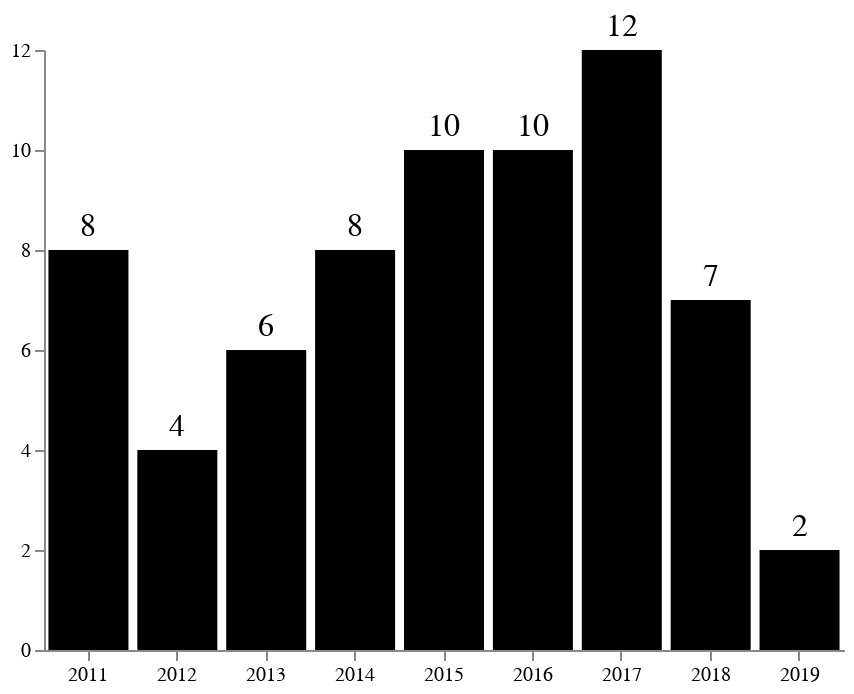

The notebook cell this image was saved under:
### Markdown cell above
### The pace of sales

### Code cell
bars = alt.Chart(pwest).mark_bar(color="black").encode(
    x=alt.X(
        "date:O",
        title="Year",
        timeUnit="year",
        axis=alt.Axis(labelAngle=0, title="")
    ),
    y=alt.Y(
        "count()",
        title="Sales",
        axis=alt.Axis(title="", grid=False)
    )
)

text = bars.mark_text(
    align='center',
    baseline='middle',
    dy=-12,
    size=16
).encode(text='count()')

(bars + text).configure_view(
    strokeOpacity=0
)

### Figure 1 — Vega-Lite specification as saved in the notebook (floating-point values rounded to 4 significant figures)
{"$schema": "https://vega.github.io/schema/vega-lite/v2.6.0.json", "config": {"view": {"height": 300, "strokeOpacity": 0, "width": 400}}, "datasets": {"data-e56a9acc58a2b00697d132fed11bcccc": [{"bathrooms": 2, "bedrooms": 2, "building_id": 28, "created": "2019-03-23 23:45:59.188448", "date": "2019-03-04T00:00:00", "name": "Promenade West", "price": 550000, "region": "Bunker Hill", "square_feet": 1327, "unit": "404", "updated": "2019-03-23 23:45:59.247948", "url": "https://www.dlxco.com/the-promenade-west-lofts-condos-for-sale-lease-downtown-losangeles?mlsno=19-423544"}, {"bathrooms": 2, "bedrooms": 2, "building_id": 28, "created": "2019-03-23 23:45:59.188448", "date": "2019-01-04T00:00:00", "name": "Promenade West", "price": 580000, "region": "Bunker Hill", "square_feet": 1327, "unit": "402", "updated": "2019-03-23 23:45:59.247948", "url": "https://www.dlxco.com/the-promenade-west-lofts-condos-for-sale-lease-downtown-losangeles?mlsno=18-385366"}, {"bathrooms": 2, "bedrooms": 2, "building_id": 28, "created": "2019-03-23 23:45:59.188448", "date": "2018-12-06T00:00:00", "name": "Promenade West", "price": 587000, "region": "Bunker Hill", "square_feet": 1327, "unit": "416", "updated": "2019-03-23 23:45:59.247948", "url": "https://www.dlxco.com/the-promenade-west-lofts-condos-for-sale-lease-downtown-losangeles?mlsno=18-384598"}, {"bathrooms": 2, "bedrooms": 2, "building_id": 28, "created": "2019-03-23 23:45:59.188448", "date": "2018-11-26T00:00:00", "name": "Promenade West", "price": 580000, "region": "Bunker Hill", "square_feet": 1348, "unit": "412", "updated": "2019-03-23 23:45:59.247948", "url": "https://www.dlxco.com/the-promenade-west-lofts-condos-for-sale-lease-downtown-losangeles?mlsno=18-391560"}, {"bathrooms": 2, "bedrooms": 2, "building_id": 28, "created": "2019-03-23 23:45:59.188448", "date": "2018-07-03T00:00:00", "name": "Promenade West", "price": 620000, "region": "Bunker Hill", "square_feet": 1323, "unit": "308", "updated": "2019-03-23 23:45:59.247948", "url": "https://www.dlxco.com/the-promenade-west-lofts-condos-for-sale-lease-downtown-losangeles?mlsno=318001482IT"}, {"bathrooms": 2, "bedrooms": 2, "building_id": 28, "created": "2019-03-23 23:45:59.188448", "date": "2018-06-12T00:00:00", "name": "Promenade West", "price": 600000, "region": "Bunker Hill", "square_feet": 1323, "unit": "527", "updated": "2019-03-23 23:45:59.247948", "url": "https://www.dlxco.com/the-promenade-west-lofts-condos-for-sale-lease-downtown-losangeles?mlsno=18-334730"}, {"bathrooms": 2, "bedrooms": 2, "building_id": 28, "created": "2019-03-23 23:45:59.188448", "date": "2018-04-11T00:00:00", "name": "Promenade West", "price": 598000, "region": "Bunker Hill", "square_feet": 1348, "unit": "706", "updated": "2019-03-23 23:45:59.247948", "url": "https://www.dlxco.com/the-promenade-west-lofts-condos-for-sale-lease-downtown-losangeles?mlsno=SR18004194CN"}, {"bathrooms": 2, "bedrooms": 2, "building_id": 28, "created": "2019-03-23 23:45:59.188448", "date": "2018-02-01T00:00:00", "name": "Promenade West", "price": 590000, "region": "Bunker Hill", "square_feet": 1323, "unit": "409", "updated": "2019-03-23 23:45:59.247948", "url": "https://www.dlxco.com/the-promenade-west-lofts-condos-for-sale-lease-downtown-losangeles?mlsno=18-302636"}, {"bathrooms": 3, "bedrooms": 2, "building_id": 28, "created": "2019-03-23 23:45:59.188448", "date": "2018-01-24T00:00:00", "name": "Promenade West", "price": 615000, "region": "Bunker Hill", "square_feet": 1509, "unit": "315", "updated": "2019-03-23 23:45:59.247948", "url": "https://www.dlxco.com/the-promenade-west-lofts-condos-for-sale-lease-downtown-losangeles?mlsno=17-280756"}, {"bathrooms": 1, "bedrooms": 1, "building_id": 28, "created": "2019-03-23 23:45:59.188448", "date": "2017-12-13T00:00:00", "name": "Promenade West", "price": 455000, "region": "Bunker Hill", "square_feet": 1006, "unit": "804", "updated": "2019-03-23 23:45:59.247948", "url": "https://www.dlxco.com/the-promenade-west-lofts-condos-for-sale-lease-downtown-losangeles?mlsno=17-276468"}, {"bathrooms": 2, "bedrooms": 1, "building_id": 28, "created": "2019-03-23 23:45:59.188448", "date": "2017-12-08T00:00:00", "name": "Promenade West", "price": 450000, "region": "Bunker Hill", "square_feet": 1006, "unit": "803", "updated": "2019-03-23 23:45:59.247948", "url": "https://www.dlxco.com/the-promenade-west-lofts-condos-for-sale-lease-downtown-losangeles?mlsno=RS17251377MR"}, {"bathrooms": 2, "bedrooms": 2, "building_id": 28, "created": "2019-03-23 23:45:59.188448", "date": "2017-08-31T00:00:00", "name": "Promenade West", "price": 555000, "region": "Bunker Hill", "square_feet": 1232, "unit": "511", "updated": "2019-03-23 23:45:59.247948", "url": "https://www.dlxco.com/the-promenade-west-lofts-condos-for-sale-lease-downtown-losangeles?mlsno=SR17142069CN"}, {"bathrooms": 2, "bedrooms": 2, "building_id": 28, "created": "2019-03-23 23:45:59.188448", "date": "2017-08-22T00:00:00", "name": "Promenade West", "price": 573000, "region": "Bunker Hill", "square_feet": 1217, "unit": "305", "updated": "2019-03-23 23:45:59.247948", "url": "https://www.dlxco.com/the-promenade-west-lofts-condos-for-sale-lease-downtown-losangeles?mlsno=17-241720"}, {"bathrooms": 3, "bedrooms": 2, "building_id": 28, "created": "2019-03-23 23:45:59.188448", "date": "2017-07-31T00:00:00", "name": "Promenade West", "price": 580000, "region": "Bunker Hill", "square_feet": 1500, "unit": "316", "updated": "2019-03-23 23:45:59.247948", "url": "https://www.dlxco.com/the-promenade-west-lofts-condos-for-sale-lease-downtown-losangeles?mlsno=17-206676"}, {"bathrooms": 1, "bedrooms": 1, "building_id": 28, "created": "2019-03-23 23:45:59.188448", "date": "2017-07-24T00:00:00", "name": "Promenade West", "price": 462000, "region": "Bunker Hill", "square_feet": 992, "unit": "712", "updated": "2019-03-23 23:45:59.247948", "url": "https://www.dlxco.com/the-promenade-west-lofts-condos-for-sale-lease-downtown-losangeles?mlsno=17-233274"}, {"bathrooms": 2, "bedrooms": 3, "building_id": 28, "created": "2019-03-23 23:45:59.188448", "date": "2017-07-19T00:00:00", "name": "Promenade West", "price": 612000, "region": "Bunker Hill", "square_feet": 1628, "unit": "705", "updated": "2019-03-23 23:45:59.247948", "url": "https://www.dlxco.com/the-promenade-west-lofts-condos-for-sale-lease-downtown-losangeles?mlsno=17-229802"}, {"bathrooms": 2, "bedrooms": 2, "building_id": 28, "created": "2019-03-23 23:45:59.188448", "date": "2017-07-06T00:00:00", "name": "Promenade West", "price": 570000, "region": "Bunker Hill", "square_feet": 1217, "unit": "309", "updated": "2019-03-23 23:45:59.247948", "url": "https://www.dlxco.com/the-promenade-west-lofts-condos-for-sale-lease-downtown-losangeles?mlsno=17-215688"}, {"bathrooms": 2, "bedrooms": 2, "building_id": 28, "created": "2019-03-23 23:45:59.188448", "date": "2017-06-26T00:00:00", "name": "Promenade West", "price": 527500, "region": "Bunker Hill", "square_feet": 1348, "unit": "621", "updated": "2019-03-23 23:45:59.247948", "url": "https://www.dlxco.com/the-promenade-west-lofts-condos-for-sale-lease-downtown-losangeles?mlsno=SB17104895MR"}, {"bathrooms": 3, "bedrooms": 2, "building_id": 28, "created": "2019-03-23 23:45:59.188448", "date": "2017-05-12T00:00:00", "name": "Promenade West", "price": 605000, "region": "Bunker Hill", "square_feet": 1512, "unit": "206", "updated": "2019-03-23 23:45:59.247948", "url": "https://www.dlxco.com/the-promenade-west-lofts-condos-for-sale-lease-downtown-losangeles?mlsno=17-211192"}, {"bathrooms": 2, "bedrooms": 3, "building_id": 28, "created": "2019-03-23 23:45:59.188448", "date": "2017-03-27T00:00:00", "name": "Promenade West", "price": 550000, "region": "Bunker Hill", "square_feet": 1707, "unit": "520", "updated": "2019-03-23 23:45:59.247948", "url": "https://www.dlxco.com/the-promenade-west-lofts-condos-for-sale-lease-downtown-losangeles?mlsno=16-166900"}, {"bathrooms": 2, "bedrooms": 2, "building_id": 28, "created": "2019-03-23 23:45:59.188448", "date": "2017-01-03T00:00:00", "name": "Promenade West", "price": 570000, "region": "Bunker Hill", "square_feet": 1323, "unit": "619", "updated": "2019-03-23 23:45:59.247948", "url": "https://www.dlxco.com/the-promenade-west-lofts-condos-for-sale-lease-downtown-losangeles?mlsno=16-176362"}, {"bathrooms": 2, "bedrooms": 2, "building_id": 28, "created": "2019-03-23 23:45:59.188448", "date": "2016-11-18T00:00:00", "name": "Promenade West", "price": 545000, "region": "Bunker Hill", "square_feet": 1253, "unit": "501", "updated": "2019-03-23 23:45:59.247948", "url": "https://www.dlxco.com/the-promenade-west-lofts-condos-for-sale-lease-downtown-losangeles?mlsno=16-149712"}, {"bathrooms": 2, "bedrooms": 2, "building_id": 28, "created": "2019-03-23 23:45:59.188448", "date": "2016-11-14T00:00:00", "name": "Promenade West", "price": 615000, "region": "Bunker Hill", "square_feet": 1396, "unit": "808", "updated": "2019-03-23 23:45:59.247948", "url": "https://www.dlxco.com/the-promenade-west-lofts-condos-for-sale-lease-downtown-losangeles?mlsno=16-138782"}, {"bathrooms": 1, "bedrooms": 1, "building_id": 28, "created": "2019-03-23 23:45:59.188448", "date": "2016-10-11T00:00:00", "name": "Promenade West", "price": 466000, "region": "Bunker Hill", "square_feet": 1006, "unit": "806", "updated": "2019-03-23 23:45:59.247948", "url": "https://www.dlxco.com/the-promenade-west-lofts-condos-for-sale-lease-downtown-losangeles?mlsno=16-122734"}, {"bathrooms": 2, "bedrooms": 2, "building_id": 28, "created": "2019-03-23 23:45:59.188448", "date": "2016-09-17T00:00:00", "name": "Promenade West", "price": 575000, "region": "Bunker Hill", "square_feet": 1327, "unit": "415", "updated": "2019-03-23 23:45:59.247948", "url": "https://www.dlxco.com/the-promenade-west-lofts-condos-for-sale-lease-downtown-losangeles?mlsno=16-142232"}, {"bathrooms": 1, "bedrooms": 1, "building_id": 28, "created": "2019-03-23 23:45:59.188448", "date": "2016-08-05T00:00:00", "name": "Promenade West", "price": 545000, "region": "Bunker Hill", "square_feet": 1006, "unit": "802", "updated": "2019-03-23 23:45:59.247948", "url": "https://www.dlxco.com/the-promenade-west-lofts-condos-for-sale-lease-downtown-losangeles?mlsno=16-125118"}, {"bathrooms": 3, "bedrooms": 2, "building_id": 28, "created": "2019-03-23 23:45:59.188448", "date": "2016-07-26T00:00:00", "name": "Promenade West", "price": 629500, "region": "Bunker Hill", "square_feet": 1512, "unit": "314", "updated": "2019-03-23 23:45:59.247948", "url": "https://www.dlxco.com/the-promenade-west-lofts-condos-for-sale-lease-downtown-losangeles?mlsno=16-124382"}, {"bathrooms": 2, "bedrooms": 3, "building_id": 28, "created": "2019-03-23 23:45:59.188448", "date": "2016-05-31T00:00:00", "name": "Promenade West", "price": 637000, "region": "Bunker Hill", "square_feet": 1629, "unit": "505", "updated": "2019-03-23 23:45:59.247948", "url": "https://www.dlxco.com/the-promenade-west-lofts-condos-for-sale-lease-downtown-losangeles?mlsno=PW16060511MR"}, {"bathrooms": 1, "bedrooms": 1, "building_id": 28, "created": "2019-03-23 23:45:59.188448", "date": "2016-05-17T00:00:00", "name": "Promenade West", "price": 530000, "region": "Bunker Hill", "square_feet": 1006, "unit": "801", "updated": "2019-03-23 23:45:59.247948", "url": "https://www.dlxco.com/the-promenade-west-lofts-condos-for-sale-lease-downtown-losangeles?mlsno=16-975267"}, {"bathrooms": 2, "bedrooms": 2, "building_id": 28, "created": "2019-03-23 23:45:59.188448", "date": "2016-04-11T00:00:00", "name": "Promenade West", "price": 520000, "region": "Bunker Hill", "square_feet": 1348, "unit": "414", "updated": "2019-03-23 23:45:59.247948", "url": "https://www.dlxco.com/the-promenade-west-lofts-condos-for-sale-lease-downtown-losangeles?mlsno=15-963651"}, {"bathrooms": 3, "bedrooms": 2, "building_id": 28, "created": "2019-03-23 23:45:59.188448", "date": "2016-01-09T00:00:00", "name": "Promenade West", "price": 585000, "region": "Bunker Hill", "square_feet": 1512, "unit": "202", "updated": "2019-03-23 23:45:59.247948", "url": "https://www.dlxco.com/the-promenade-west-lofts-condos-for-sale-lease-downtown-losangeles?mlsno=15-960051"}, {"bathrooms": 2, "bedrooms": 2, "building_id": 28, "created": "2019-03-23 23:45:59.188448", "date": "2015-11-25T00:00:00", "name": "Promenade West", "price": 535000, "region": "Bunker Hill", "square_feet": 1311, "unit": "516", "updated": "2019-03-23 23:45:59.247948", "url": "https://www.dlxco.com/the-promenade-west-lofts-condos-for-sale-lease-downtown-losangeles?mlsno=315009216IT"}, {"bathrooms": 2, "bedrooms": 2, "building_id": 28, "created": "2019-03-23 23:45:59.188448", "date": "2015-09-28T00:00:00", "name": "Promenade West", "price": 560000, "region": "Bunker Hill", "square_feet": 1346, "unit": "504", "updated": "2019-03-23 23:45:59.247948", "url": "https://www.dlxco.com/the-promenade-west-lofts-condos-for-sale-lease-downtown-losangeles?mlsno=15-927421"}, {"bathrooms": 2, "bedrooms": 2, "building_id": 28, "created": "2019-03-23 23:45:59.188448", "date": "2015-09-03T00:00:00", "name": "Promenade West", "price": 535000, "region": "Bunker Hill", "square_feet": 1324, "unit": "611", "updated": "2019-03-23 23:45:59.247948", "url": "https://www.dlxco.com/the-promenade-west-lofts-condos-for-sale-lease-downtown-losangeles?mlsno=15-906695"}, {"bathrooms": 2, "bedrooms": 2, "building_id": 28, "created": "2019-03-23 23:45:59.188448", "date": "2015-08-24T00:00:00", "name": "Promenade West", "price": 558000, "region": "Bunker Hill", "square_feet": 1323, "unit": "616", "updated": "2019-03-23 23:45:59.247948", "url": "https://www.dlxco.com/the-promenade-west-lofts-condos-for-sale-lease-downtown-losangeles?mlsno=15-907973"}, {"bathrooms": 2, "bedrooms": 2, "building_id": 28, "created": "2019-03-23 23:45:59.188448", "date": "2015-08-20T00:00:00", "name": "Promenade West", "price": 520000, "region": "Bunker Hill", "square_feet": 1348, "unit": "701", "updated": "2019-03-23 23:45:59.247948", "url": "https://www.dlxco.com/the-promenade-west-lofts-condos-for-sale-lease-downtown-losangeles?mlsno=15-913217"}, {"bathrooms": 2, "bedrooms": 2, "building_id": 28, "created": "2019-03-23 23:45:59.188448", "date": "2015-08-20T00:00:00", "name": "Promenade West", "price": 625000, "region": "Bunker Hill", "square_feet": 1323, "unit": "527", "updated": "2019-03-23 23:45:59.247948", "url": "https://www.dlxco.com/the-promenade-west-lofts-condos-for-sale-lease-downtown-losangeles?mlsno=AR15120825MR"}, {"bathrooms": 2, "bedrooms": 2, "building_id": 28, "created": "2019-03-23 23:45:59.188448", "date": "2015-04-14T00:00:00", "name": "Promenade West", "price": 500000, "region": "Bunker Hill", "square_feet": 1348, "unit": "704", "updated": "2019-03-23 23:45:59.247948", "url": "https://www.dlxco.com/the-promenade-west-lofts-condos-for-sale-lease-downtown-losangeles?mlsno=15-824505"}, {"bathrooms": 2, "bedrooms": 2, "building_id": 28, "created": "2019-03-23 23:45:59.188448", "date": "2015-03-26T00:00:00", "name": "Promenade West", "price": 530000, "region": "Bunker Hill", "square_feet": 1348, "unit": "412", "updated": "2019-03-23 23:45:59.247948", "url": "https://www.dlxco.com/the-promenade-west-lofts-condos-for-sale-lease-downtown-losangeles?mlsno=15-879535"}, {"bathrooms": 3, "bedrooms": 2, "building_id": 28, "created": "2019-03-23 23:45:59.188448", "date": "2015-03-25T00:00:00", "name": "Promenade West", "price": 485000, "region": "Bunker Hill", "square_feet": 1509, "unit": "319", "updated": "2019-03-23 23:45:59.247948", "url": "https://www.dlxco.com/the-promenade-west-lofts-condos-for-sale-lease-downtown-losangeles?mlsno=14-795913"}, {"bathrooms": 3, "bedrooms": 2, "building_id": 28, "created": "2019-03-23 23:45:59.188448", "date": "2015-02-18T00:00:00", "name": "Promenade West", "price": 560000, "region": "Bunker Hill", "square_feet": 1500, "unit": "203", "updated": "2019-03-23 23:45:59.247948", "url": "https://www.dlxco.com/the-promenade-west-lofts-condos-for-sale-lease-downtown-losangeles?mlsno=14-812843"}, {"bathrooms": 2, "bedrooms": 2, "building_id": 28, "created": "2019-03-23 23:45:59.188448", "date": "2014-12-30T00:00:00", "name": "Promenade West", "price": 495000, "region": "Bunker Hill", "square_feet": 1323, "unit": "524", "updated": "2019-03-23 23:45:59.247948", "url": "https://www.dlxco.com/the-promenade-west-lofts-condos-for-sale-lease-downtown-losangeles?mlsno=14-781543"}, {"bathrooms": 2, "bedrooms": 2, "building_id": 28, "created": "2019-03-23 23:45:59.188448", "date": "2014-12-23T00:00:00", "name": "Promenade West", "price": 499000, "region": "Bunker Hill", "square_feet": 1217, "unit": "209", "updated": "2019-03-23 23:45:59.247948", "url": "https://www.dlxco.com/the-promenade-west-lofts-condos-for-sale-lease-downtown-losangeles?mlsno=14-812935"}, {"bathrooms": 1, "bedrooms": 1, "building_id": 28, "created": "2019-03-23 23:45:59.188448", "date": "2014-11-13T00:00:00", "name": "Promenade West", "price": 385000, "region": "Bunker Hill", "square_feet": 1006, "unit": "610", "updated": "2019-03-23 23:45:59.247948", "url": "https://www.dlxco.com/the-promenade-west-lofts-condos-for-sale-lease-downtown-losangeles?mlsno=14-791495"}, {"bathrooms": 3, "bedrooms": 2, "building_id": 28, "created": "2019-03-23 23:45:59.188448", "date": "2014-09-25T00:00:00", "name": "Promenade West", "price": 470000, "region": "Bunker Hill", "square_feet": 1498, "unit": "317", "updated": "2019-03-23 23:45:59.247948", "url": "https://www.dlxco.com/the-promenade-west-lofts-condos-for-sale-lease-downtown-losangeles?mlsno=214012630IT"}, {"bathrooms": 3, "bedrooms": 2, "building_id": 28, "created": "2019-03-23 23:45:59.188448", "date": "2014-09-19T00:00:00", "name": "Promenade West", "price": 550000, "region": "Bunker Hill", "square_feet": 1512, "unit": "206", "updated": "2019-03-23 23:45:59.247948", "url": "https://www.dlxco.com/the-promenade-west-lofts-condos-for-sale-lease-downtown-losangeles?mlsno=14-738439"}, {"bathrooms": 2, "bedrooms": 3, "building_id": 28, "created": "2019-03-23 23:45:59.188448", "date": "2014-05-22T00:00:00", "name": "Promenade West", "price": 625000, "region": "Bunker Hill", "square_feet": 1685, "unit": "405", "updated": "2019-03-23 23:45:59.247948", "url": "https://www.dlxco.com/the-promenade-west-lofts-condos-for-sale-lease-downtown-losangeles?mlsno=14-745001"}, {"bathrooms": 3, "bedrooms": 2, "building_id": 28, "created": "2019-03-23 23:45:59.188448", "date": "2014-02-12T00:00:00", "name": "Promenade West", "price": 398500, "region": "Bunker Hill", "square_feet": 1509, "unit": "319", "updated": "2019-03-23 23:45:59.247948", "url": "https://www.dlxco.com/the-promenade-west-lofts-condos-for-sale-lease-downtown-losangeles?mlsno=SR13129134CN"}, {"bathrooms": 2, "bedrooms": 2, "building_id": 28, "created": "2019-03-23 23:45:59.188448", "date": "2014-01-17T00:00:00", "name": "Promenade West", "price": 405000, "region": "Bunker Hill", "square_feet": 1320, "unit": "108", "updated": "2019-03-23 23:45:59.247948", "url": "https://www.dlxco.com/the-promenade-west-lofts-condos-for-sale-lease-downtown-losangeles?mlsno=13-719047"}, {"bathrooms": 1, "bedrooms": 1, "building_id": 28, "created": "2019-03-23 23:45:59.188448", "date": "2013-11-19T00:00:00", "name": "Promenade West", "price": 390000, "region": "Bunker Hill", "square_feet": 1006, "unit": "711", "updated": "2019-03-23 23:45:59.247948", "url": "https://www.dlxco.com/the-promenade-west-lofts-condos-for-sale-lease-downtown-losangeles?mlsno=13-689693"}, {"bathrooms": 2, "bedrooms": 2, "building_id": 28, "created": "2019-03-23 23:45:59.188448", "date": "2013-10-09T00:00:00", "name": "Promenade West", "price": 381650, "region": "Bunker Hill", "square_feet": 1217, "unit": "211", "updated": "2019-03-23 23:45:59.247948", "url": "https://www.dlxco.com/the-promenade-west-lofts-condos-for-sale-lease-downtown-losangeles?mlsno=PW13077881MR"}, {"bathrooms": 2, "bedrooms": 2, "building_id": 28, "created": "2019-03-23 23:45:59.188448", "date": "2013-09-11T00:00:00", "name": "Promenade West", "price": 420000, "region": "Bunker Hill", "square_feet": 1232, "unit": "502", "updated": "2019-03-23 23:45:59.247948", "url": "https://www.dlxco.com/the-promenade-west-lofts-condos-for-sale-lease-downtown-losangeles?mlsno=13-664793"}, {"bathrooms": 1, "bedrooms": 1, "building_id": 28, "created": "2019-03-23 23:45:59.188448", "date": "2013-04-12T00:00:00", "name": "Promenade West", "price": 290000, "region": "Bunker Hill", "square_feet": 1003, "unit": "609", "updated": "2019-03-23 23:45:59.247948", "url": "https://www.dlxco.com/the-promenade-west-lofts-condos-for-sale-lease-downtown-losangeles?mlsno=S710858MR"}, {"bathrooms": 2, "bedrooms": 2, "building_id": 28, "created": "2019-03-23 23:45:59.188448", "date": "2013-02-11T00:00:00", "name": "Promenade West", "price": 335000, "region": "Bunker Hill", "square_feet": 1323, "unit": "522", "updated": "2019-03-23 23:45:59.247948", "url": "https://www.dlxco.com/the-promenade-west-lofts-condos-for-sale-lease-downtown-losangeles?mlsno=P837804MR"}, {"bathrooms": 2, "bedrooms": 2, "building_id": 28, "created": "2019-03-23 23:45:59.188448", "date": "2013-02-04T00:00:00", "name": "Promenade West", "price": 390000, "region": "Bunker Hill", "square_feet": 1327, "unit": "403", "updated": "2019-03-23 23:45:59.247948", "url": "https://www.dlxco.com/the-promenade-west-lofts-condos-for-sale-lease-downtown-losangeles?mlsno=12-631013"}, {"bathrooms": 2, "bedrooms": 2, "building_id": 28, "created": "2019-03-23 23:45:59.188448", "date": "2012-11-07T00:00:00", "name": "Promenade West", "price": 380000, "region": "Bunker Hill", "square_feet": 1327, "unit": "416", "updated": "2019-03-23 23:45:59.247948", "url": "https://www.dlxco.com/the-promenade-west-lofts-condos-for-sale-lease-downtown-losangeles?mlsno=22167529IT"}, {"bathrooms": 2, "bedrooms": 2, "building_id": 28, "created": "2019-03-23 23:45:59.188448", "date": "2012-10-24T00:00:00", "name": "Promenade West", "price": 290000, "region": "Bunker Hill", "square_feet": 1327, "unit": "526", "updated": "2019-03-23 23:45:59.247948", "url": "https://www.dlxco.com/the-promenade-west-lofts-condos-for-sale-lease-downtown-losangeles?mlsno=12-598567"}, {"bathrooms": 2, "bedrooms": 2, "building_id": 28, "created": "2019-03-23 23:45:59.188448", "date": "2012-06-20T00:00:00", "name": "Promenade West", "price": 395000, "region": "Bunker Hill", "square_feet": 1323, "unit": "308", "updated": "2019-03-23 23:45:59.247948", "url": "https://www.dlxco.com/the-promenade-west-lofts-condos-for-sale-lease-downtown-losangeles?mlsno=12-593925"}, {"bathrooms": 2, "bedrooms": 2, "building_id": 28, "created": "2019-03-23 23:45:59.188448", "date": "2012-02-10T00:00:00", "name": "Promenade West", "price": 380000, "region": "Bunker Hill", "square_feet": 1327, "unit": "415", "updated": "2019-03-23 23:45:59.247948", "url": "https://www.dlxco.com/the-promenade-west-lofts-condos-for-sale-lease-downtown-losangeles?mlsno=11-569123"}, {"bathrooms": 3, "bedrooms": 2, "building_id": 28, "created": "2019-03-23 23:45:59.188448", "date": "2011-10-07T00:00:00", "name": "Promenade West", "price": 455000, "region": "Bunker Hill", "square_feet": 1507, "unit": "205", "updated": "2019-03-23 23:45:59.247948", "url": "https://www.dlxco.com/the-promenade-west-lofts-condos-for-sale-lease-downtown-losangeles?mlsno=11-535629"}, {"bathrooms": 3, "bedrooms": 2, "building_id": 28, "created": "2019-03-23 23:45:59.188448", "date": "2011-09-27T00:00:00", "name": "Promenade West", "price": 275000, "region": "Bunker Hill", "square_feet": 1512, "unit": "216", "updated": "2019-03-23 23:45:59.247948", "url": "https://www.dlxco.com/the-promenade-west-lofts-condos-for-sale-lease-downtown-losangeles?mlsno=C11032172MR"}, {"bathrooms": 2, "bedrooms": 2, "building_id": 28, "created": "2019-03-23 23:45:59.188448", "date": "2011-08-16T00:00:00", "name": "Promenade West", "price": 350000, "region": "Bunker Hill", "square_feet": 1232, "unit": "511", "updated": "2019-03-23 23:45:59.247948", "url": "https://www.dlxco.com/the-promenade-west-lofts-condos-for-sale-lease-downtown-losangeles?mlsno=11-524713"}, {"bathrooms": 1, "bedrooms": 1, "building_id": 28, "created": "2019-03-23 23:45:59.188448", "date": "2011-07-18T00:00:00", "name": "Promenade West", "price": 270000, "region": "Bunker Hill", "square_feet": 1006, "unit": "804", "updated": "2019-03-23 23:45:59.247948", "url": "https://www.dlxco.com/the-promenade-west-lofts-condos-for-sale-lease-downtown-losangeles?mlsno=11-505205"}, {"bathrooms": 3, "bedrooms": 2, "building_id": 28, "created": "2019-03-23 23:45:59.188448", "date": "2011-06-27T00:00:00", "name": "Promenade West", "price": 375000, "region": "Bunker Hill", "square_feet": 1512, "unit": "314", "updated": "2019-03-23 23:45:59.247948", "url": "https://www.dlxco.com/the-promenade-west-lofts-condos-for-sale-lease-downtown-losangeles?mlsno=11-507735"}, {"bathrooms": 3, "bedrooms": 2, "building_id": 28, "created": "2019-03-23 23:45:59.188448", "date": "2011-04-15T00:00:00", "name": "Promenade West", "price": 443000, "region": "Bunker Hill", "square_feet": 1500, "unit": "203", "updated": "2019-03-23 23:45:59.247948", "url": "https://www.dlxco.com/the-promenade-west-lofts-condos-for-sale-lease-downtown-losangeles?mlsno=10-469183"}, {"bathrooms": 2, "bedrooms": 2, "building_id": 28, "created": "2019-03-23 23:45:59.188448", "date": "2011-04-14T00:00:00", "name": "Promenade West", "price": 265000, "region": "Bunker Hill", "square_feet": 1217, "unit": "107", "updated": "2019-03-23 23:45:59.247948", "url": "https://www.dlxco.com/the-promenade-west-lofts-condos-for-sale-lease-downtown-losangeles?mlsno=R1006067MR"}, {"bathrooms": 1, "bedrooms": 1, "building_id": 28, "created": "2019-03-23 23:45:59.188448", "date": "2011-01-14T00:00:00", "name": "Promenade West", "price": 250000, "region": "Bunker Hill", "square_feet": 992, "unit": "714", "updated": "2019-03-23 23:45:59.247948", "url": "https://www.dlxco.com/the-promenade-west-lofts-condos-for-sale-lease-downtown-losangeles?mlsno=10-480135"}]}, "layer": [{"data": {"name": "data-e56a9acc58a2b00697d132fed11bcccc"}, "encoding": {"x": {"axis": {"labelAngle": 0, "title": ""}, "field": "date", "timeUnit": "year", "title": "Year", "type": "ordinal"}, "y": {"aggregate": "count", "axis": {"grid": false, "title": ""}, "title": "Sales", "type": "quantitative"}}, "mark": {"color": "black", "type": "bar"}}, {"data": {"name": "data-e56a9acc58a2b00697d132fed11bcccc"}, "encoding": {"text": {"aggregate": "count", "type": "quantitative"}, "x": {"axis": {"labelAngle": 0, "title": ""}, "field": "date", "timeUnit": "year", "title": "Year", "type": "ordinal"}, "y": {"aggregate": "count", "axis": {"grid": false, "title": ""}, "title": "Sales", "type": "quantitative"}}, "mark": {"align": "center", "baseline": "middle", "dy": -12, "size": 16, "type": "text"}}]}
